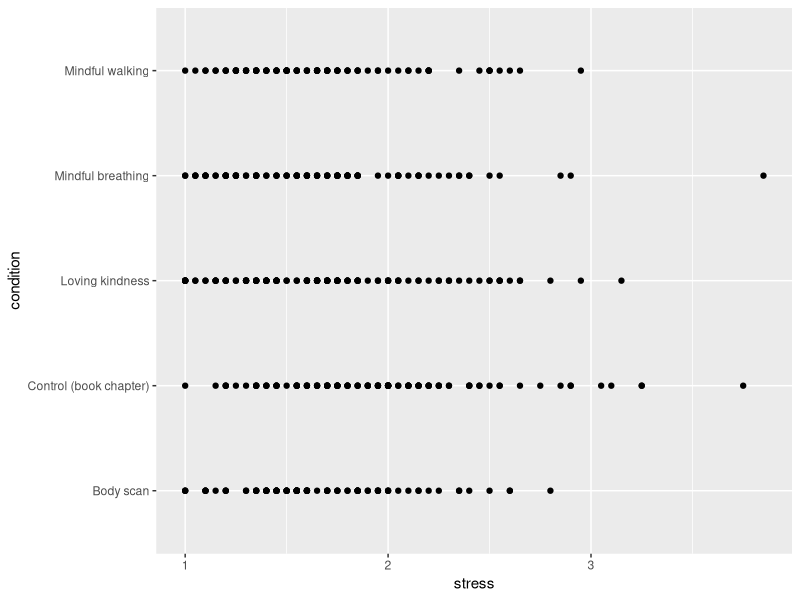
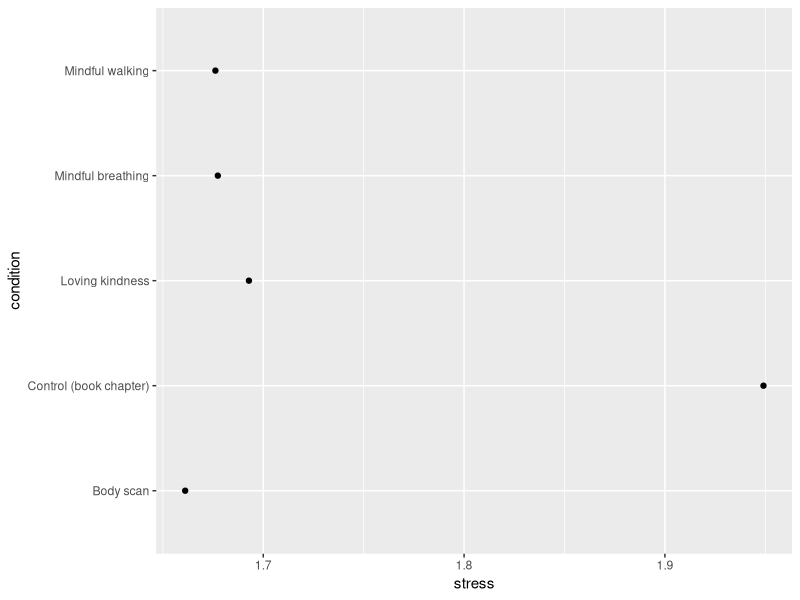
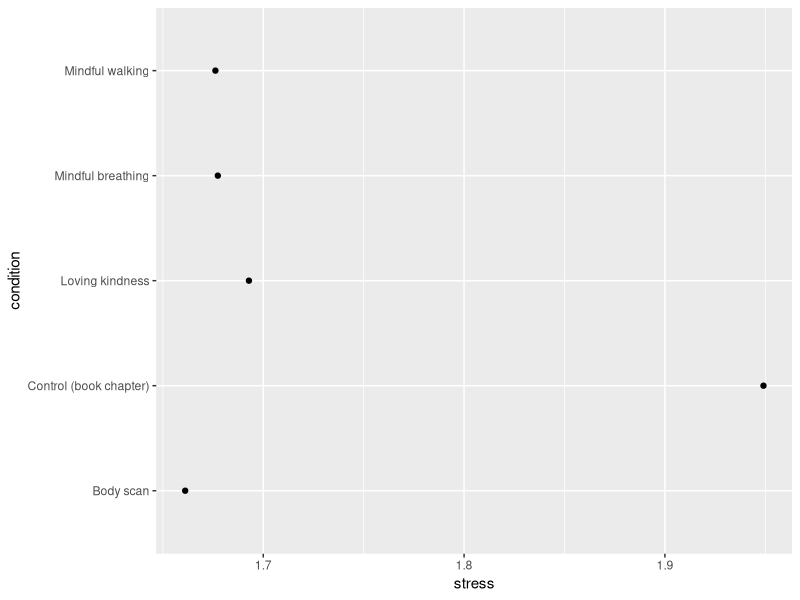
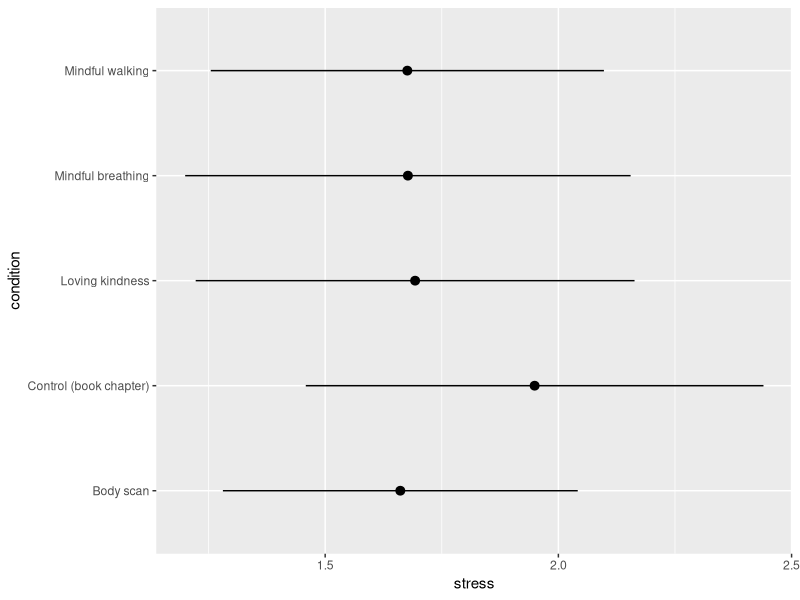
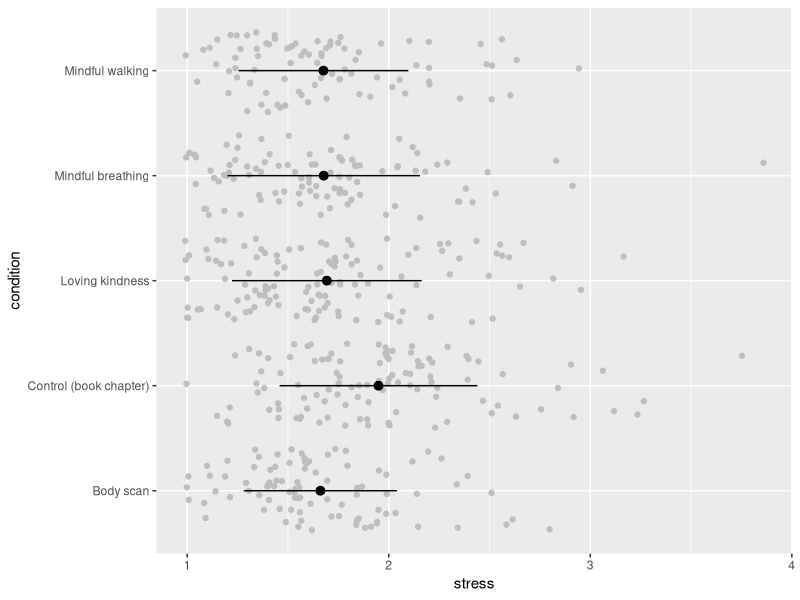
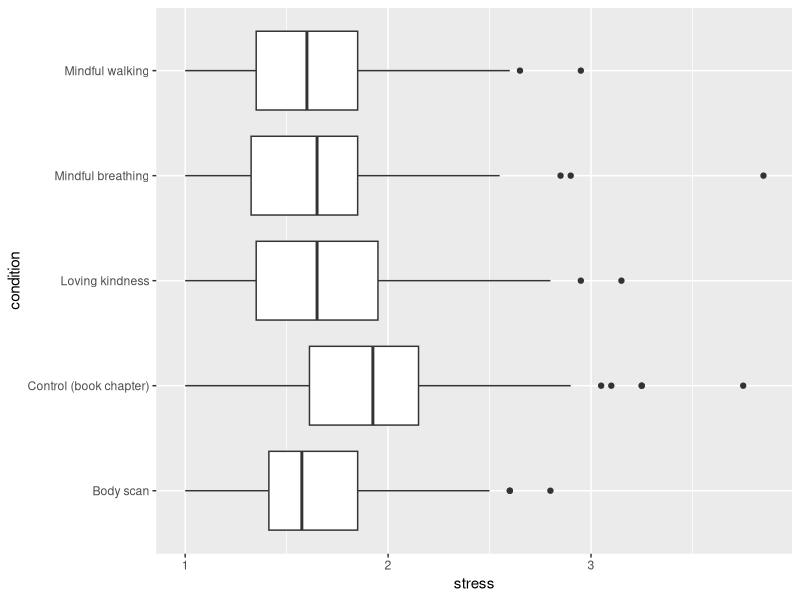

Here is the R script that generated these plots, in order:
## ---- chunk 1
#| message: false
library(readr)
library(ggplot2)

meditation = read_csv('data/meditation-stress-sample.csv')
ggplot(meditation, aes(y = condition, x = stress)) +
    geom_point()
## ---- chunk 2
ggplot(meditation, aes(y = condition, x = stress)) +
    geom_point(stat = 'summary', fun = mean)
## ---- chunk 3
#| output: false
ggplot(meditation, aes(y = condition, x = stress)) +
    stat_summary(geom = "point", fun = mean)
## ---- chunk 4
ggplot(meditation, aes(y = condition, x = stress)) +
    geom_pointrange(stat = 'summary', fun.data = mean_sdl, fun.args = list(mult = 1))
## ---- chunk 5
ggplot(meditation, aes(y = condition, x = stress)) +
    geom_point(position = 'jitter', color = 'grey') +
    geom_pointrange(stat = 'summary', fun.data = mean_sdl, fun.args = list(mult = 1))
## ---- chunk 6
ggplot(meditation, aes(y = condition, x = stress)) +
    geom_boxplot()
